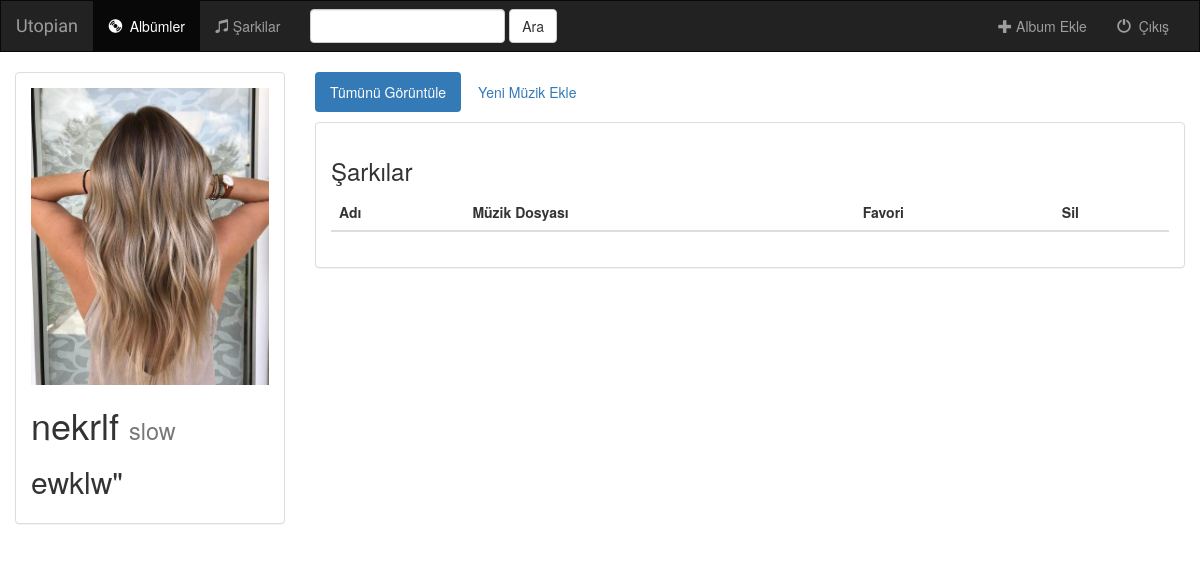
Page /single/2/ (signed in) on the committed database.
### single/models.py (models this page shows)
class Album(models.Model):
    user = models.ForeignKey(User, default=1)
    sarkici = models.CharField(max_length=250)
    album_basligi = models.CharField(max_length=250)
    tur = models.CharField(max_length=250)
    album_logo = models.FileField()
    favoriler = models.BooleanField(default=False)
    def __str__(self):
        return self.album_basligi + ' - ' + self.sarkici

### single/views.py (the view)
# urls.py: url(r'^(?P<album_id>[0-9]+)/$', views.detail, name='detail'),
def detail(request, album_id):
    if not request.user.is_authenticated():
        return render(request, 'single/login.html')
    else:
        user = request.user
        album = get_object_or_404(Album, pk=album_id)
        return render(request, 'single/detail.html', {'album': album, 'user': user})

### templates/single/detail.html (shortened to what this page needs)
{% extends 'single/base.html' %}
{% block albums_active %}active{% endblock %}
{% block body %}
    <div class="container-fluid sarkilar-container">
        <div class="row">
            <div class="col-sm-4 col-md-3">
                <div class="panel panel-default">
                    <div class="panel-body">
                        <a href="{% url 'single:detail' album.id %}">
                            {% if album.album_logo %}
                                <img src="{{ album.album_logo.url }}" class="img-responsive">
                            {% else %}
                                <h3>Görüntülenecek resim yok</h3>
                            {% endif %}
                        </a>
                        <h1>{{ album.album_basligi }}
                            <small>{{ album.tur }}</small>
                        </h1>
                        <h2>{{ album.sarkici }}</h2>
                    </div>
                </div>
            </div>
            <div class="col-sm-8 col-md-9">
                <ul class="nav nav-pills" style="margin-bottom: 10px;">
                    <li role="presentation" class="active"><a href="{% url 'single:detail' album.id %}">Tümünü
                        Görüntüle</a>
                    </li>
                    <li role="presentation"><a href="{% url 'single:create_sarki' album.id %}">Yeni Müzik Ekle</a></li>
                </ul>
                <div class="panel panel-default">
                    <div class="panel-body">
                        <h3>Şarkılar</h3>
                        <table class="table">
                            <thead>
                            <tr>
                                <th>Adı</th>
                                <th>Müzik Dosyası</th>
                                <th>Favori</th>
                                <th>Sil</th>
                            </tr>
                            </thead>
                        </table>
                    </div>
                </div>
            </div>
        </div>
    </div>
{% endblock %}

### rows in the picture
Album: album_logo (picture), album_basligi "nekrlf", tur "slow", sarkici "ewklw\""
